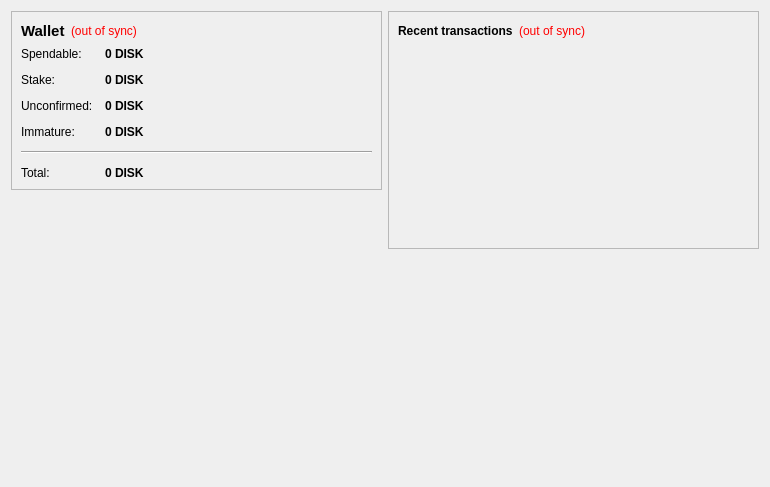
<?xml version="1.0" encoding="UTF-8"?>
<ui version="4.0">
 <class>OverviewPage</class>
 <widget class="QWidget" name="OverviewPage">
  <property name="geometry">
   <rect>
    <x>0</x>
    <y>0</y>
    <width>770</width>
    <height>487</height>
   </rect>
  </property>
  <property name="windowTitle">
   <string>Form</string>
  </property>
  <layout class="QHBoxLayout" name="horizontalLayout" stretch="1,1">
   <item>
    <layout class="QVBoxLayout" name="verticalLayout_2">
     <item>
      <widget class="QFrame" name="frame">
       <property name="frameShape">
        <enum>QFrame::StyledPanel</enum>
       </property>
       <property name="frameShadow">
        <enum>QFrame::Raised</enum>
       </property>
       <layout class="QVBoxLayout" name="verticalLayout_4">
        <item>
         <layout class="QHBoxLayout" name="horizontalLayout_4">
          <item>
           <widget class="QLabel" name="label_5">
            <property name="font">
             <font>
              <pointsize>11</pointsize>
              <weight>75</weight>
              <bold>true</bold>
             </font>
            </property>
            <property name="text">
             <string>Wallet</string>
            </property>
           </widget>
          </item>
          <item>
           <widget class="QLabel" name="labelWalletStatus">
            <property name="toolTip">
             <string>The displayed information may be out of date. Your wallet automatically synchronizes with the DarkLisk network after a connection is established, but this process has not completed yet.</string>
            </property>
            <property name="styleSheet">
             <string notr="true">QLabel { color: red; }</string>
            </property>
            <property name="text">
             <string notr="true">(out of sync)</string>
            </property>
            <property name="alignment">
             <set>Qt::AlignLeading|Qt::AlignLeft|Qt::AlignVCenter</set>
            </property>
           </widget>
          </item>
          <item>
           <spacer name="horizontalSpacer_2">
            <property name="orientation">
             <enum>Qt::Horizontal</enum>
            </property>
            <property name="sizeHint" stdset="0">
             <size>
              <width>40</width>
              <height>20</height>
             </size>
            </property>
           </spacer>
          </item>
         </layout>
        </item>
        <item>
         <layout class="QFormLayout" name="formLayout_2">
          <property name="fieldGrowthPolicy">
           <enum>QFormLayout::AllNonFixedFieldsGrow</enum>
          </property>
          <property name="horizontalSpacing">
           <number>12</number>
          </property>
          <property name="verticalSpacing">
           <number>12</number>
          </property>
          <item row="0" column="0">
           <widget class="QLabel" name="label">
            <property name="text">
             <string>Spendable:</string>
            </property>
           </widget>
          </item>
          <item row="0" column="1">
           <widget class="QLabel" name="labelBalance">
            <property name="font">
             <font>
              <weight>75</weight>
              <bold>true</bold>
             </font>
            </property>
            <property name="cursor">
             <cursorShape>IBeamCursor</cursorShape>
            </property>
            <property name="toolTip">
             <string>Your current spendable balance</string>
            </property>
            <property name="text">
             <string notr="true">0 DISK</string>
            </property>
            <property name="textInteractionFlags">
             <set>Qt::LinksAccessibleByMouse|Qt::TextSelectableByKeyboard|Qt::TextSelectableByMouse</set>
            </property>
           </widget>
          </item>
          <item row="1" column="0">
           <widget class="QLabel" name="label_6">
            <property name="text">
             <string>Stake:</string>
            </property>
           </widget>
          </item>
          <item row="1" column="1">
           <widget class="QLabel" name="labelStake">
            <property name="font">
             <font>
              <weight>75</weight>
              <bold>true</bold>
             </font>
            </property>
            <property name="cursor">
             <cursorShape>IBeamCursor</cursorShape>
            </property>
            <property name="toolTip">
             <string>Total of coins that was staked, and do not yet count toward the current balance</string>
            </property>
            <property name="text">
             <string notr="true">0 DISK</string>
            </property>
            <property name="textInteractionFlags">
             <set>Qt::LinksAccessibleByMouse|Qt::TextSelectableByKeyboard|Qt::TextSelectableByMouse</set>
            </property>
           </widget>
          </item>
          <item row="2" column="0">
           <widget class="QLabel" name="label_3">
            <property name="text">
             <string>Unconfirmed:</string>
            </property>
           </widget>
          </item>
          <item row="2" column="1">
           <widget class="QLabel" name="labelUnconfirmed">
            <property name="font">
             <font>
              <weight>75</weight>
              <bold>true</bold>
             </font>
            </property>
            <property name="cursor">
             <cursorShape>IBeamCursor</cursorShape>
            </property>
            <property name="toolTip">
             <string>Total of transactions that have yet to be confirmed, and do not yet count toward the current balance</string>
            </property>
            <property name="text">
             <string notr="true">0 DISK</string>
            </property>
            <property name="textInteractionFlags">
             <set>Qt::LinksAccessibleByMouse|Qt::TextSelectableByKeyboard|Qt::TextSelectableByMouse</set>
            </property>
           </widget>
          </item>
          <item row="3" column="0">
           <widget class="QLabel" name="labelImmatureText">
            <property name="text">
             <string>Immature:</string>
            </property>
           </widget>
          </item>
          <item row="3" column="1">
           <widget class="QLabel" name="labelImmature">
            <property name="font">
             <font>
              <weight>75</weight>
              <bold>true</bold>
             </font>
            </property>
            <property name="toolTip">
             <string>Mined balance that has not yet matured</string>
            </property>
            <property name="text">
             <string notr="true">0 DISK</string>
            </property>
            <property name="textInteractionFlags">
             <set>Qt::LinksAccessibleByMouse|Qt::TextSelectableByKeyboard|Qt::TextSelectableByMouse</set>
            </property>
           </widget>
          </item>
          <item row="4" column="0" colspan="2">
           <widget class="Line" name="line">
            <property name="orientation">
             <enum>Qt::Horizontal</enum>
            </property>
           </widget>
          </item>
          <item row="5" column="0">
           <widget class="QLabel" name="labelTotalText">
            <property name="text">
             <string>Total:</string>
            </property>
           </widget>
          </item>
          <item row="5" column="1">
           <widget class="QLabel" name="labelTotal">
            <property name="font">
             <font>
              <weight>75</weight>
              <bold>true</bold>
             </font>
            </property>
            <property name="cursor">
             <cursorShape>IBeamCursor</cursorShape>
            </property>
            <property name="toolTip">
             <string>Your current total balance</string>
            </property>
            <property name="text">
             <string notr="true">0 DISK</string>
            </property>
            <property name="textInteractionFlags">
             <set>Qt::LinksAccessibleByMouse|Qt::TextSelectableByKeyboard|Qt::TextSelectableByMouse</set>
            </property>
           </widget>
          </item>
         </layout>
        </item>
       </layout>
      </widget>
     </item>
     <item>
      <spacer name="verticalSpacer">
       <property name="orientation">
        <enum>Qt::Vertical</enum>
       </property>
       <property name="sizeHint" stdset="0">
        <size>
         <width>20</width>
         <height>40</height>
        </size>
       </property>
      </spacer>
     </item>
     <item>
      <widget class="QLabel" name="label_2">
       <property name="autoFillBackground">
        <bool>true</bool>
       </property>
       <property name="text">
        <string/>
       </property>
       <property name="pixmap">
        <pixmap>:/icons/drmbg</pixmap>
       </property>
       <property name="scaledContents">
        <bool>false</bool>
       </property>
       <property name="margin">
        <number>0</number>
       </property>
      </widget>
     </item>
    </layout>
   </item>
   <item>
    <layout class="QVBoxLayout" name="verticalLayout_3">
     <item>
      <widget class="QFrame" name="frame_2">
       <property name="frameShape">
        <enum>QFrame::StyledPanel</enum>
       </property>
       <property name="frameShadow">
        <enum>QFrame::Raised</enum>
       </property>
       <layout class="QVBoxLayout" name="verticalLayout">
        <item>
         <layout class="QHBoxLayout" name="horizontalLayout_2">
          <item>
           <widget class="QLabel" name="label_4">
            <property name="text">
             <string>&lt;b&gt;Recent transactions&lt;/b&gt;</string>
            </property>
           </widget>
          </item>
          <item>
           <widget class="QLabel" name="labelTransactionsStatus">
            <property name="toolTip">
             <string>The displayed information may be out of date. Your wallet automatically synchronizes with the DarkLisk network after a connection is established, but this process has not completed yet.</string>
            </property>
            <property name="styleSheet">
             <string notr="true">QLabel { color: red; }</string>
            </property>
            <property name="text">
             <string notr="true">(out of sync)</string>
            </property>
            <property name="alignment">
             <set>Qt::AlignRight|Qt::AlignTrailing|Qt::AlignVCenter</set>
            </property>
           </widget>
          </item>
          <item>
           <spacer name="horizontalSpacer">
            <property name="orientation">
             <enum>Qt::Horizontal</enum>
            </property>
            <property name="sizeHint" stdset="0">
             <size>
              <width>40</width>
              <height>20</height>
             </size>
            </property>
           </spacer>
          </item>
         </layout>
        </item>
        <item>
         <widget class="QListView" name="listTransactions">
          <property name="styleSheet">
           <string notr="true">QListView { background: transparent; }</string>
          </property>
          <property name="frameShape">
           <enum>QFrame::NoFrame</enum>
          </property>
          <property name="verticalScrollBarPolicy">
           <enum>Qt::ScrollBarAlwaysOff</enum>
          </property>
          <property name="horizontalScrollBarPolicy">
           <enum>Qt::ScrollBarAlwaysOff</enum>
          </property>
          <property name="selectionMode">
           <enum>QAbstractItemView::NoSelection</enum>
          </property>
         </widget>
        </item>
       </layout>
      </widget>
     </item>
     <item>
      <spacer name="verticalSpacer_2">
       <property name="orientation">
        <enum>Qt::Vertical</enum>
       </property>
       <property name="sizeHint" stdset="0">
        <size>
         <width>20</width>
         <height>40</height>
        </size>
       </property>
      </spacer>
     </item>
    </layout>
   </item>
  </layout>
 </widget>
 <resources>
  <include location="../bitcoin.qrc"/>
 </resources>
 <connections/>
</ui>
